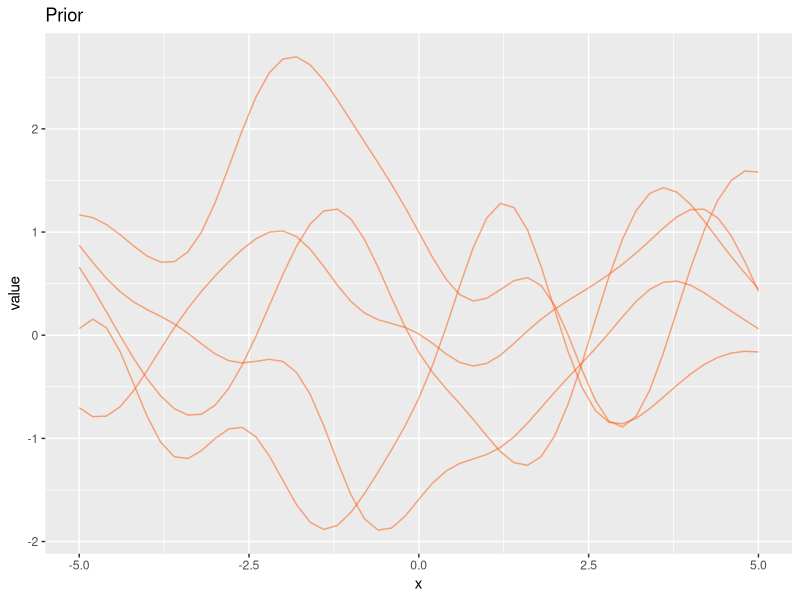
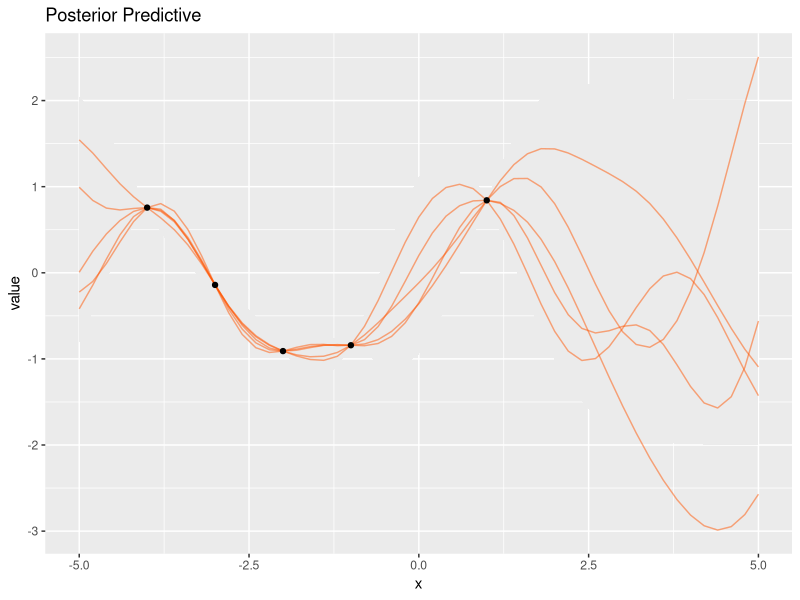
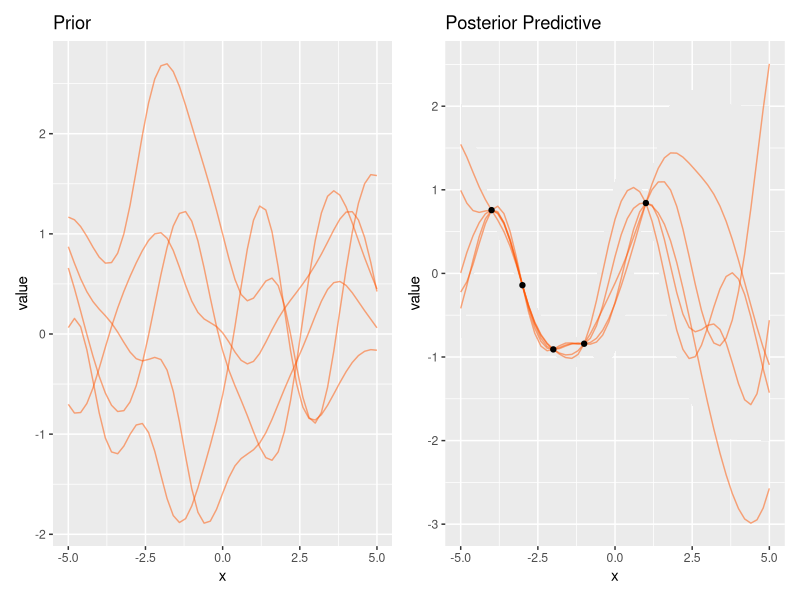
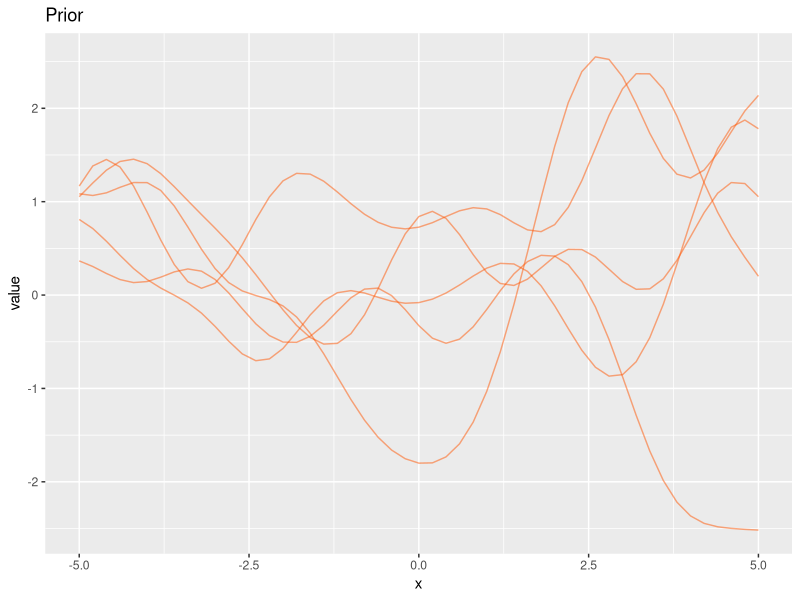
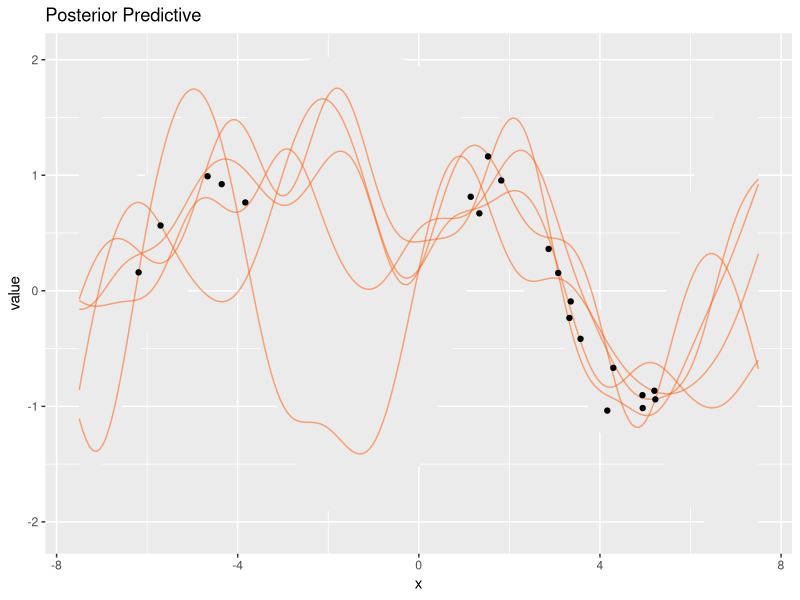
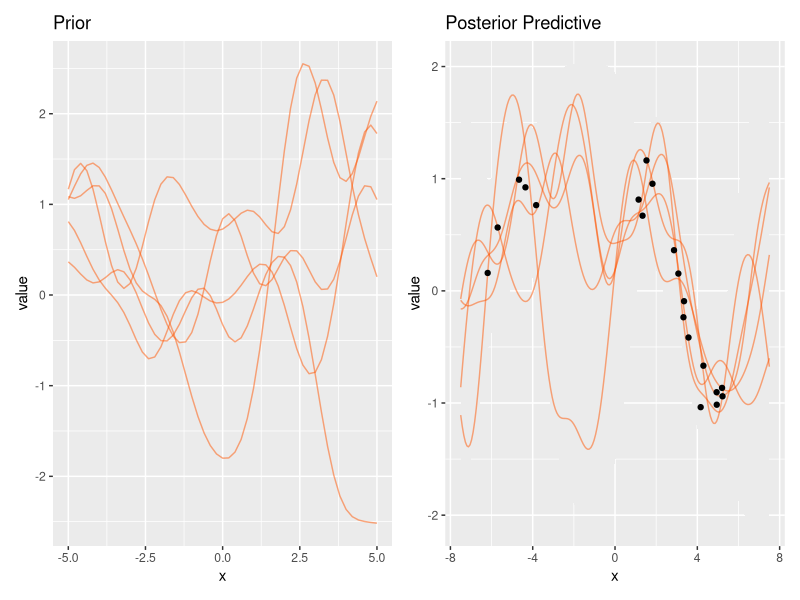

The R source for these figures, in order:
## ---- chunk 1
library(tidyverse)

l = 1            # for l, sigma_f, see note at covariance function
sigma_f = 1      
k_eps   = 1e-8   # see note at K_starstar
n_prior = 5      # number of prior draws
n_post_pred = 5  # number of posterior predictive draws
## ---- chunk 2
X_train = c(-4, -3, -2, -1, 1)
y_train = sin(X_train)
n_train = length(X_train)

X_test = seq(-5, 5, .2)
n_test = length(X_test)
## ---- chunk 3
gp_mu <- function(x) {
  map_dbl(x, function(x) x = 0)
}
## ---- chunk 4
gp_K <- function(x, l = 1, sigma_f = 1){
  sigma_f * exp( -(1/(2 * l^2)) * as.matrix(dist(x, upper = TRUE, diag = TRUE) ^ 2) )
}
## ---- chunk 5
x_prior = seq(-5, 5, .2)

y_prior = MASS::mvrnorm(
  n  = n_prior,
  mu = gp_mu(x_prior),
  Sigma = gp_K(x_prior, l = l, sigma_f = sigma_f)
)
## ---- chunk 6
prior_data = data.frame(
    x  = x_prior,
    y  = t(y_prior),
    sd = apply(y_prior, 2, sd)) %>% 
  pivot_longer(-c(x, sd), names_to = 'variable')

g1 = ggplot(aes(x = x, y = value), data = prior_data) +
  geom_line(aes(group = variable), color = '#FF550080', alpha = .5) +
  labs(title = 'Prior')

g1
## ---- chunk 7
K  = gp_K(X_train, l = l, sigma_f = sigma_f)
K_ = gp_K(c(X_train, X_test), l = l, sigma_f = sigma_f)        # initial matrix

K_star  = K_[1:n_train, (n_train+1):ncol(K_)]                  # dim = N x N*
tK_star = t(K_star)                                            # dim = N* x N
K_starstar = K_[(n_train+1):nrow(K_), (n_train+1):ncol(K_)] +  # dim = N* x N*
  k_eps * diag(n_test)    # the k_eps part is for positive definiteness

Kinv = solve(K)
## ---- chunk 8
post_mu = gp_mu(X_test) + t(K_star) %*% Kinv %*% (y_train - gp_mu(X_train))
post_K  = K_starstar - t(K_star) %*% Kinv %*% K_star
s2 = diag(post_K)
# R = chol(post_K)  
# L = t(R)      # L is used in alternative formulation below based on gaussSample.m
## ---- chunk 9
y_pp = data.frame(
  t(MASS::mvrnorm(n_post_pred, mu = post_mu, Sigma = post_K))
)

# alternative if using R and L above
# y_pp = data.frame(replicate(n_post_pred, post_mu + L %*% rnorm(post_mu))) 
## ---- chunk 10
pp_data = data.frame(
  x = X_test,
  y = y_pp,
  se_lower = post_mu - 2 * sqrt(s2),
  se_upper = post_mu + 2 * sqrt(s2)
) %>% 
  pivot_longer(starts_with('y'), names_to = 'variable')


g2 = ggplot(aes(x = x, y = value), data = pp_data) +
  geom_ribbon(aes(ymin = se_lower, ymax = se_upper, group = variable), 
              fill = 'gray92') +
  geom_line(aes(group = variable), color = '#FF550080') +
  geom_point(aes(x = X_train, y = y_train), data = data.frame(X_train, y_train)) +
  labs(title = 'Posterior Predictive')

g2
## ---- chunk 11
library(patchwork)

g1 + g2
## ---- chunk 12
l = 1            # for l, sigma_f, sigma_n, see note at covariance function
sigma_f = 1      
sigma_n = .25 
k_eps   = 1e-8   # see note at Kstarstar
n_prior = 5      # number of prior draws
n_post_pred = 5  # number of posterior predictive draws



X_train = 15 * (runif(20) - .5)  
n_train = length(X_train)

# kept sine function for comparison to noise free result
y_train = sin(X_train) + rnorm(n = n_train, sd = .1)  

X_test = seq(-7.5, 7.5, length = 200)
n_test = length(X_test)
## ---- chunk 13
gp_mu <- function(x) {
  map_dbl(x, function(x) x = 0)
}
## ---- chunk 14
gp_K <- function(
  x,
  y = NULL,
  l = 1,
  sigma_f = 1,
  sigma_n = .5
  ) {
  
  if(!is.null(y)){
    sigma_f * exp( -(1/(2 * l^2)) * as.matrix(dist(x, upper = TRUE, diag = TRUE) ^ 2) ) +
      sigma_n*diag(length(x))    
  }
  else{
    sigma_f * exp( -(1/(2 * l^2)) * as.matrix(dist(x, upper = TRUE, diag = TRUE) ^ 2) )
  }  
}
## ---- chunk 15
x_prior = seq(-5, 5, .2)

y_prior = MASS::mvrnorm(
  n     = n_prior,
  mu    = gp_mu(x_prior),
  Sigma = gp_K(
    x_prior,
    l = l,
    sigma_f = sigma_f,
    sigma_n = sigma_n
  )
) 
## ---- chunk 16
prior_data = data.frame(
    x  = x_prior,
    y  = t(y_prior),
    sd = apply(y_prior, 2, sd)) %>% 
  pivot_longer(-c(x, sd), names_to = 'variable')

g1 = ggplot(aes(x = x, y = value), data = prior_data) +
  geom_line(aes(group = variable), color = '#FF550080', alpha = .5) +
  labs(title = 'Prior')

g1
## ---- chunk 17
Ky = gp_K(
  x = X_train,
  y = y_train,
  l = l,
  sigma_f = sigma_f,
  sigma_n = sigma_n
)

# initial matrix
K_ = gp_K(
  c(X_train, X_test),
  l = l,
  sigma_f = sigma_f,
  sigma_n = sigma_n
)

Kstar  = K_[1:n_train, (n_train+1):ncol(K_)]                    # dim = N x N*
tKstar = t(Kstar)                                               # dim = N* x N
Kstarstar = K_[(n_train+1):nrow(K_), (n_train+1):ncol(K_)] +    # dim = N* x N*
  k_eps*diag(n_test)      # the k_eps part is for positive definiteness

Kyinv = solve(Ky)
## ---- chunk 18
post_mu = gp_mu(X_test) + tKstar %*% Kyinv %*% (y_train - gp_mu(X_train))
post_K  = Kstarstar - tKstar %*% Kyinv %*% Kstar
s2 = diag(post_K)

# R = chol(post_K)  
# L = t(R)      # L is used in alternative formulation below based on gaussSample.m
## ---- chunk 19
y_pp = data.frame(t(MASS::mvrnorm(n_post_pred, mu = post_mu, Sigma = post_K)))

# alternative
# y_pp = data.frame(replicate(n_post_pred, post_mu + L %*% rnorm(post_mu)))
## ---- chunk 20
pp_data = data.frame(
  x = X_test,
  y = y_pp,
  fmean = post_mu, 
  se_lower = post_mu - 2 * sqrt(s2),
  se_upper = post_mu + 2 * sqrt(s2)
) %>% 
  pivot_longer(starts_with('y'), names_to = 'variable')


g2 = ggplot(aes(x = x, y = value), data = pp_data) +
  geom_ribbon(aes(ymin = se_lower, ymax = se_upper, group = variable), 
              fill = 'gray92') +
  geom_line(aes(group = variable), color = '#FF550080') +
  geom_point(aes(x = X_train, y = y_train), data = data.frame(X_train, y_train)) +
  labs(title = 'Posterior Predictive')

g2
## ---- chunk 21
library(patchwork)

g1 + g2
